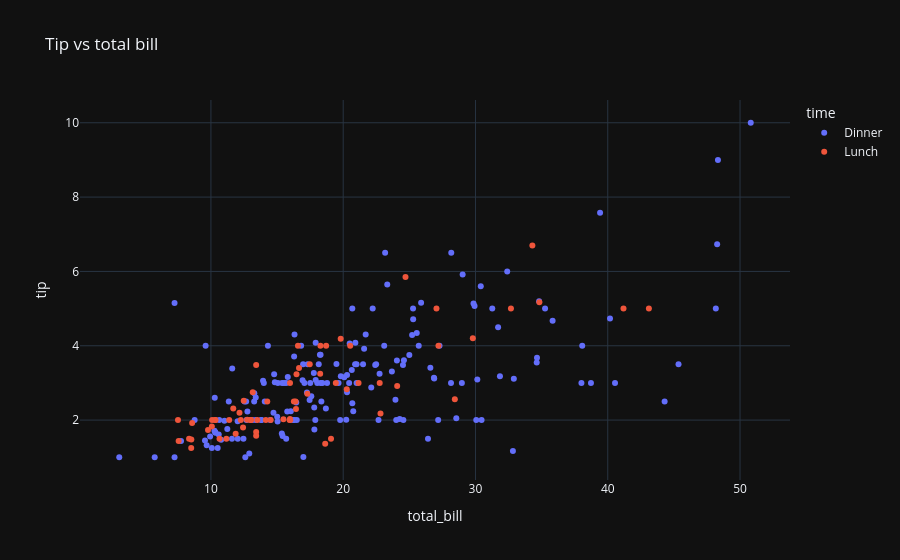

Write notebook code for a chart like this one.
### Code cell
fig = px.scatter(df, x="total_bill", y="tip", color="time", title="Tip vs total bill")
fig.show()

### Figure 1 — Plotly figure (JSON) as saved in the notebook; plotly's stock layout.template omitted (floating-point values rounded to 4 significant figures; data arrays with more than 128 entries replaced by an {"elided": "..."} marker saying what was removed)
{"data": [{"hovertemplate": "time=Dinner<br>total_bill=%{x}<br>tip=%{y}<extra></extra>", "legendgroup": "Dinner", "marker": {"color": "#636efa", "symbol": "circle"}, "mode": "markers", "name": "Dinner", "orientation": "v", "showlegend": true, "x": {"elided": "176 float values"}, "xaxis": "x", "y": {"elided": "176 float values"}, "yaxis": "y", "type": "scatter"}, {"hovertemplate": "time=Lunch<br>total_bill=%{x}<br>tip=%{y}<extra></extra>", "legendgroup": "Lunch", "marker": {"color": "#EF553B", "symbol": "circle"}, "mode": "markers", "name": "Lunch", "orientation": "v", "showlegend": true, "x": [27.2, 22.76, 17.29, 19.44, 16.66, 10.07, 32.68, 15.98, 34.83, 13.03, 18.28, 24.71, 21.16, 10.65, 12.43, 24.08, 11.69, 13.42, 14.26, 15.95, 12.48, 29.8, 8.52, 14.52, 11.38, 22.82, 19.08, 20.27, 11.17, 12.26, 18.26, 8.51, 10.33, 14.15, 16.0, 13.16, 17.47, 34.3, 41.19, 27.05, 16.43, 8.35, 18.64, 11.87, 9.78, 7.51, 19.81, 28.44, 15.48, 16.58, 7.56, 10.34, 43.11, 13.0, 13.51, 18.71, 12.74, 13.0, 16.4, 20.53, 16.47, 12.16, 13.42, 8.58, 15.98, 13.42, 16.27, 10.09], "xaxis": "x", "y": [4.0, 3.0, 2.71, 3.0, 3.4, 1.83, 5.0, 2.03, 5.17, 2.0, 4.0, 5.85, 3.0, 1.5, 1.8, 2.92, 2.31, 1.68, 2.5, 2.0, 2.52, 4.2, 1.48, 2.0, 2.0, 2.18, 1.5, 2.83, 1.5, 2.0, 3.25, 1.25, 2.0, 2.0, 2.0, 2.75, 3.5, 6.7, 5.0, 5.0, 2.3, 1.5, 1.36, 1.63, 1.73, 2.0, 4.19, 2.56, 2.02, 4.0, 1.44, 2.0, 5.0, 2.0, 2.0, 4.0, 2.01, 2.0, 2.5, 4.0, 3.23, 2.2, 3.48, 1.92, 3.0, 1.58, 2.5, 2.0], "yaxis": "y", "type": "scatter"}], "layout": {"xaxis": {"anchor": "y", "domain": [0.0, 1.0], "title": {"text": "total_bill"}}, "yaxis": {"anchor": "x", "domain": [0.0, 1.0], "title": {"text": "tip"}}, "legend": {"title": {"text": "time"}, "tracegroupgap": 0}, "title": {"text": "Tip vs total bill"}}}
